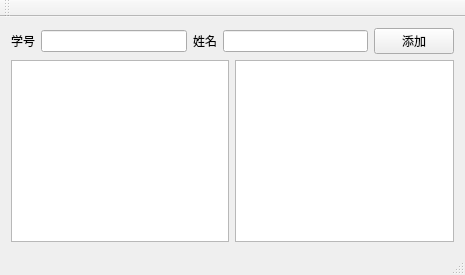
<?xml version="1.0" encoding="UTF-8"?>
<ui version="4.0">
 <class>MainWindow</class>
 <widget class="QMainWindow" name="MainWindow">
  <property name="geometry">
   <rect>
    <x>0</x>
    <y>0</y>
    <width>465</width>
    <height>275</height>
   </rect>
  </property>
  <property name="windowTitle">
   <string>MainWindow</string>
  </property>
  <widget class="QWidget" name="centralWidget">
   <layout class="QGridLayout" name="gridLayout">
    <item row="0" column="0" colspan="2">
     <layout class="QHBoxLayout" name="horizontalLayout">
      <item>
       <widget class="QLabel" name="label">
        <property name="text">
         <string>学号</string>
        </property>
       </widget>
      </item>
      <item>
       <widget class="QLineEdit" name="lineEdit_id"/>
      </item>
      <item>
       <widget class="QLabel" name="label_2">
        <property name="text">
         <string>姓名</string>
        </property>
       </widget>
      </item>
      <item>
       <widget class="QLineEdit" name="lineEdit_name"/>
      </item>
      <item>
       <widget class="QPushButton" name="pushButton">
        <property name="text">
         <string>添加</string>
        </property>
       </widget>
      </item>
     </layout>
    </item>
    <item row="1" column="0">
     <widget class="QListView" name="listView"/>
    </item>
    <item row="1" column="1">
     <widget class="QTableView" name="tableView"/>
    </item>
   </layout>
  </widget>
  <widget class="QMenuBar" name="menuBar">
   <property name="geometry">
    <rect>
     <x>0</x>
     <y>0</y>
     <width>465</width>
     <height>23</height>
    </rect>
   </property>
  </widget>
  <widget class="QToolBar" name="mainToolBar">
   <attribute name="toolBarArea">
    <enum>TopToolBarArea</enum>
   </attribute>
   <attribute name="toolBarBreak">
    <bool>false</bool>
   </attribute>
  </widget>
  <widget class="QStatusBar" name="statusBar"/>
 </widget>
 <layoutdefault spacing="6" margin="11"/>
 <resources/>
 <connections/>
</ui>
